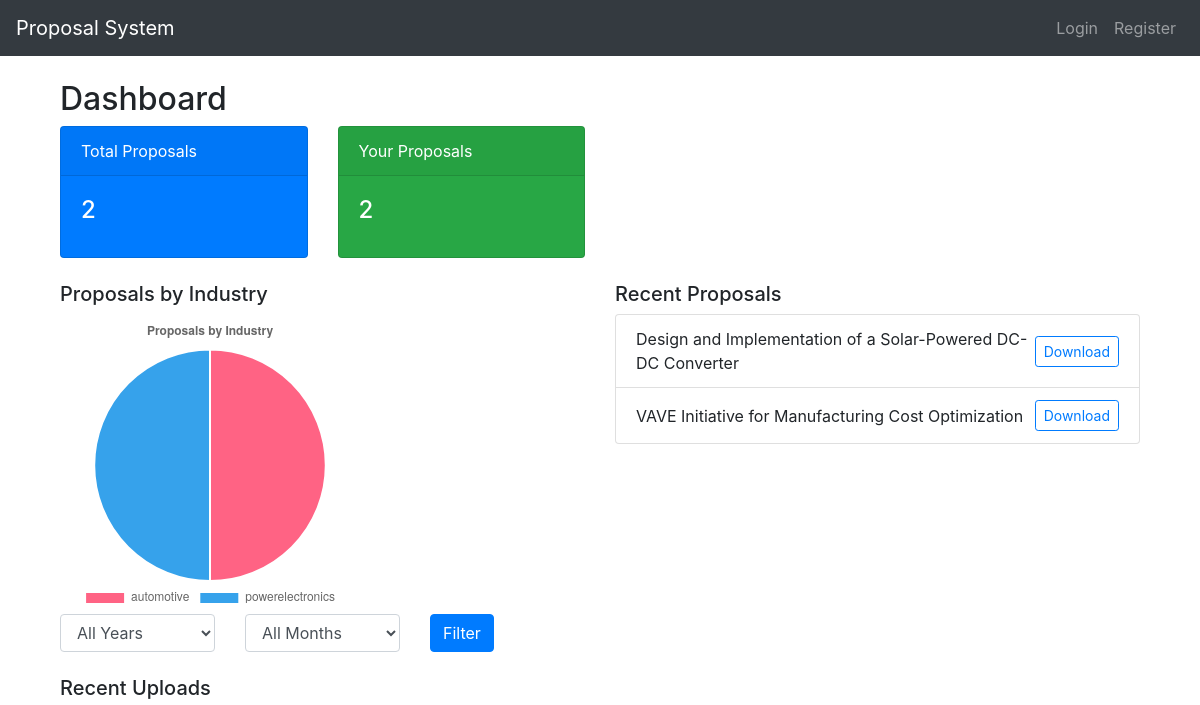
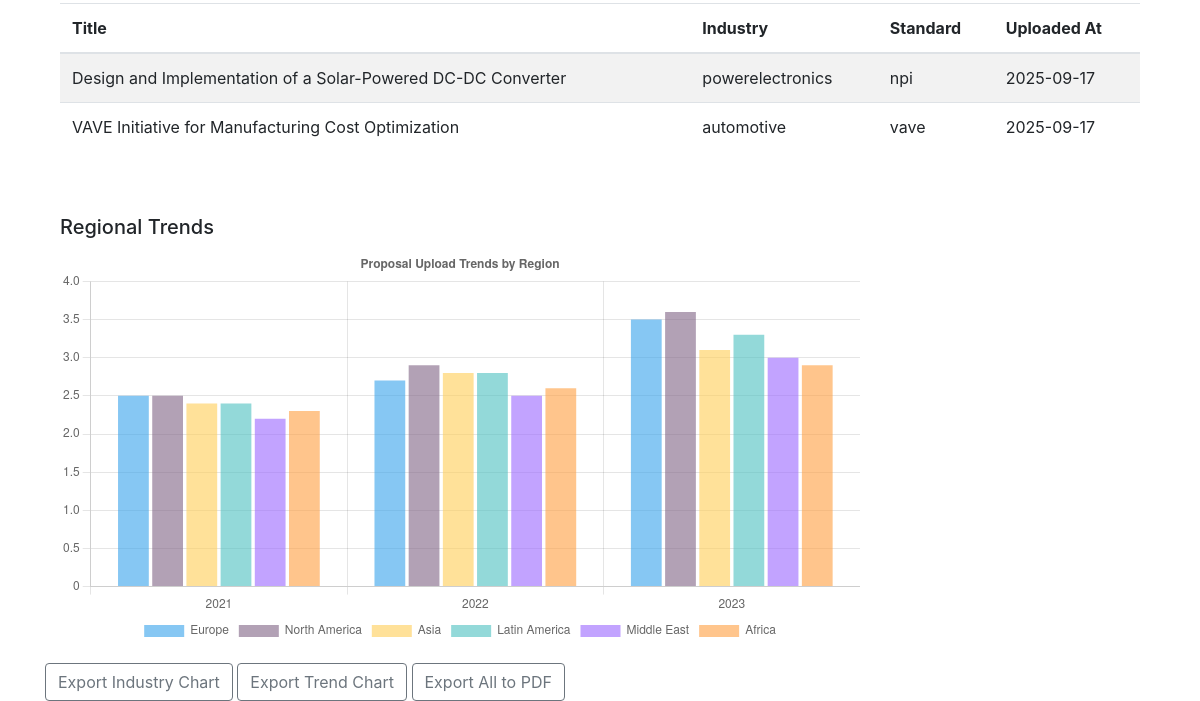
The page /dashboard (signed in) on the database as committed earlier (2 pictures, top to bottom).
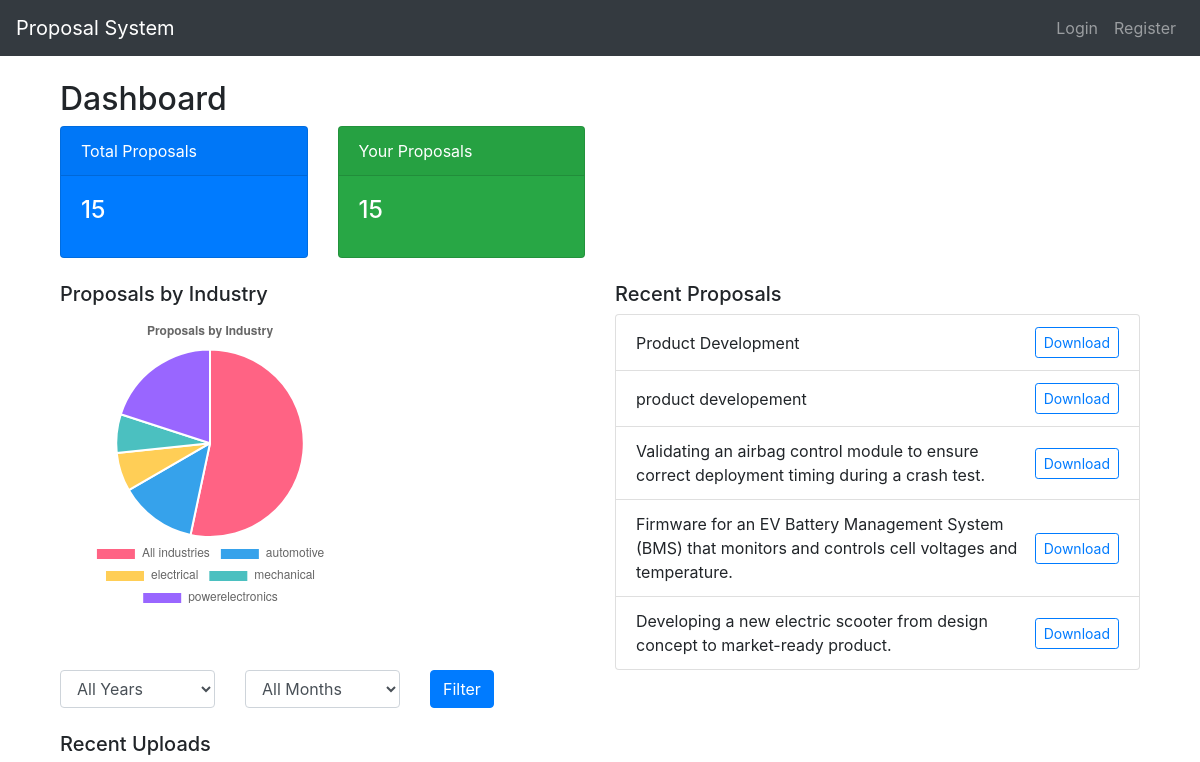
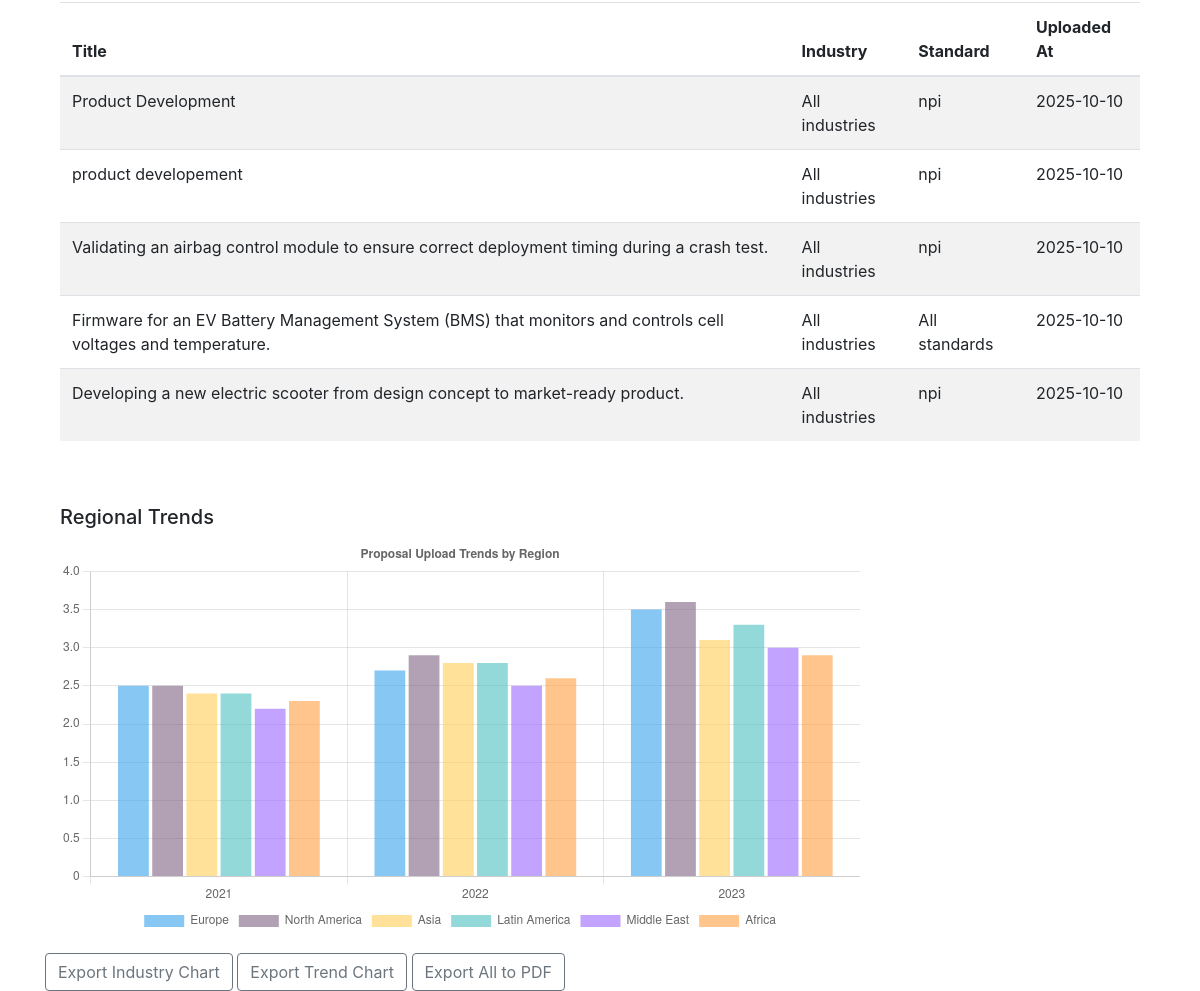
The same page on the database as committed later (2 pictures, top to bottom).
### newapp.py (models this page shows)
class Proposal(db.Model):
    __tablename__ = 'proposals'
    id = db.Column(db.Integer, primary_key=True)
    title = db.Column(db.String(150), nullable=False)
    description = db.Column(db.Text, nullable=True)
    standard = db.Column(db.String(100), nullable=True)
    industry = db.Column(db.String(100), nullable=True)
    filename = db.Column(db.String(200), nullable=True)
    uploaded_at = db.Column(db.DateTime, default=datetime.utcnow)
    user_id = db.Column(db.Integer, db.ForeignKey('users.id'), nullable=False)

### newapp.py (the view)
    @app.route("/dashboard")
    @login_required
    def dashboard():
        total_proposals = Proposal.query.count()
        user_proposals = Proposal.query.filter_by(user_id=current_user.id).count()
        industries = db.session.query(
            Proposal.industry, db.func.count(Proposal.id)
            ).group_by(Proposal.industry).all()
        proposals = Proposal.query.filter_by(user_id=current_user.id).order_by(Proposal.uploaded_at.desc()).all()
        chart_data = [
            {"year": "2021", "europe": 2.5, "namerica": 2.5, "asia": 2.4, "lamerica": 2.4, "meast": 2.2, "africa": 2.3},
            {"year": "2022", "europe": 2.7, "namerica": 2.9, "asia": 2.8, "lamerica": 2.8, "meast": 2.5, "africa": 2.6},
            {"year": "2023", "europe": 3.5, "namerica": 3.6, "asia": 3.1, "lamerica": 3.3, "meast": 3.0, "africa": 2.9},
            ]
        return render_template("dashboard.html",
                               total_proposals=total_proposals,
                               user_proposals=user_proposals,
                               industries=industries,
                               chart_data=chart_data,
                               proposals=proposals
                               )

### templates/dashboard.html (shortened to what the changed rows need)
{% extends "base.html" %}
{% block content %}
<div class="container mt-4">
  <h2>Dashboard</h2>
  <div class="row mb-4">
    <div class="col-md-3">
      <div class="card text-white bg-primary">
        <div class="card-body">
          <h4 class="card-title">{{ total_proposals }}</h4>
        </div>
      </div>
    </div>
    <div class="col-md-3">
      <div class="card text-white bg-success">
        <div class="card-body">
          <h4 class="card-title">{{ user_proposals }}</h4>
        </div>
      </div>
    </div>
  </div>
  <div class="row mt-4">
    <div class="col-md-6">
      <div style="height: 300px;">
        <canvas id="industryChart"></canvas>
      </div>
    </div>
    <div class="col-md-6">
      <ul class="list-group">
        {% for p in proposals[:5] %}
          <li class="list-group-item d-flex justify-content-between align-items-center">
            {{ p.title }}
            <a href="{{ url_for('download', proposal_id=p.id) }}" class="btn btn-sm btn-outline-primary">Download</a>
          </li>
        {% else %}
          <li class="list-group-item">No proposals found.</li>
        {% endfor %}
      </ul>
    </div>
  </div>
  <div class="row mt-4">
    <div class="col-md-12">
      <table class="table table-striped">
        <thead>
          <tr>
            <th>Title</th>
            <th>Industry</th>
            <th>Standard</th>
            <th>Uploaded At</th>
          </tr>
        </thead>
        <tbody>
          {% for p in proposals[:5] %}
            <tr>
              <td>{{ p.title }}</td>
              <td>{{ p.industry }}</td>
              <td>{{ p.standard }}</td>
              <td>{{ p.uploaded_at.strftime('%Y-%m-%d') }}</td>
            </tr>
          {% else %}
            <tr>
              <td colspan="4">No recent proposals.</td>
            </tr>
          {% endfor %}
        </tbody>
      </table>
    </div>
  </div>
</div>
<script>
  try {
    const trendData = {{ chart_data | tojson }};
    const trendLabels = trendData.map(d => d.year);
    const trendDatasets = [
      {
        label: 'Europe',
        data: trendData.map(d => d.europe),
        backgroundColor: 'rgba(54, 162, 235, 0.6)'
      },
      {
        label: 'North America',
        data: trendData.map(d => d.namerica),
        backgroundColor: 'rgba(127, 99, 132, 0.6)'
      },
      {
        label: 'Asia',
        data: trendData.map(d => d.asia),
        backgroundColor: 'rgba(255, 206, 86, 0.6)'
      },
      {
        label: 'Latin America',
        data: trendData.map(d => d.lamerica),
        backgroundColor: 'rgba(75, 192, 192, 0.6)'
      },
      {
        label: 'Middle East',
        data: trendData.map(d => d.meast),
        backgroundColor: 'rgba(153, 102, 255, 0.6)'
      },
      {
        label: 'Africa',
        data: trendData.map(d => d.africa),
        backgroundColor: 'rgba(255, 159, 64, 0.6)'
      }
    ];
    const trendCtx = document.getElementById('trendChart').getContext('2d');
    new Chart(trendCtx, {
      type: 'bar',
      data: {
        labels: trendLabels,
        datasets: trendDatasets
      },
      options: {
        responsive: true,
        plugins: {
          legend: {
            position: 'bottom'
          },
          title: {
            display: true,
            text: 'Proposal Upload Trends by Region'
          }
        },
        scales: {
          y: {
            beginAtZero: true
          }
        }
      }
    });
  } catch (err) {
    console.error("Trend Chart Error:", err);
  }
</script>
<script>
  async function exportChartsToPDF() {
    const { jsPDF } = window.jspdf;
    const doc = new jsPDF();
    const industryCanvas = document.getElementById("industryChart");
    const trendCanvas = document.getElementById("trendChart");
    doc.text("Industry Chart", 10, 10);
    doc.addImage(industryCanvas.toDataURL(), 'PNG', 10, 15, 180, 80);
    doc.text("Trend Chart", 10, 105);
    doc.addImage(trendCanvas.toDataURL(), 'PNG', 10, 110, 180, 80);
    doc.save("dashboard_charts.pdf");
  }
  function downloadChart(chartId, filename) {
  const canvas = document.getElementById(chartId);
  const link = document.createElement('a');
  link.download = filename + '.png';
  link.href = canvas.toDataURL();
  link.click();
}
</script>
{% endblock %}

Rows that differ between the two databases and show on the page:
no longer on this page (row unchanged): Proposal: title "Design and Implementation of a Solar-Powered DC-DC Converter", industry "powerelectronics", standard "npi", uploaded_at "2025-09-17"
no longer on this page (row unchanged): Proposal: title "VAVE Initiative for Manufacturing Cost Optimization", industry "automotive", standard "vave", uploaded_at "2025-09-17"
added Proposal: title "Product Development", industry "All industries", standard "npi", uploaded_at "2025-10-10"
added Proposal: title "product developement", industry "All industries", standard "npi", uploaded_at "2025-10-10"
added Proposal: title "Validating an airbag control module to ensure correct deployment timing during a crash test.", industry "All industries", standard "npi", uploaded_at "2025-10-10"
added Proposal: title "Firmware for an EV Battery Management System (BMS) that monitors and controls cell voltages and temperature.", industry "All industries", standard "All standards", uploaded_at "2025-10-10"
added Proposal: title "Developing a new electric scooter from design concept to market-ready product.", industry "All industries", standard "npi", uploaded_at "2025-10-10"
Other text that changed with them:
{{ total_proposals }}: "2" → "15"
{{ user_proposals }}: "2" → "15"
chart data {{ industries | map(attribute=0) | list | tojson }}: ["automotive", "powerelectronics"] → ["All industries", "automotive", "electrical", "mechanical", "powerelectronics"]
chart data {{ industries | map(attribute=1) | list | tojson }}: [1, 1] → [8, 2, 1, 1, 3]
